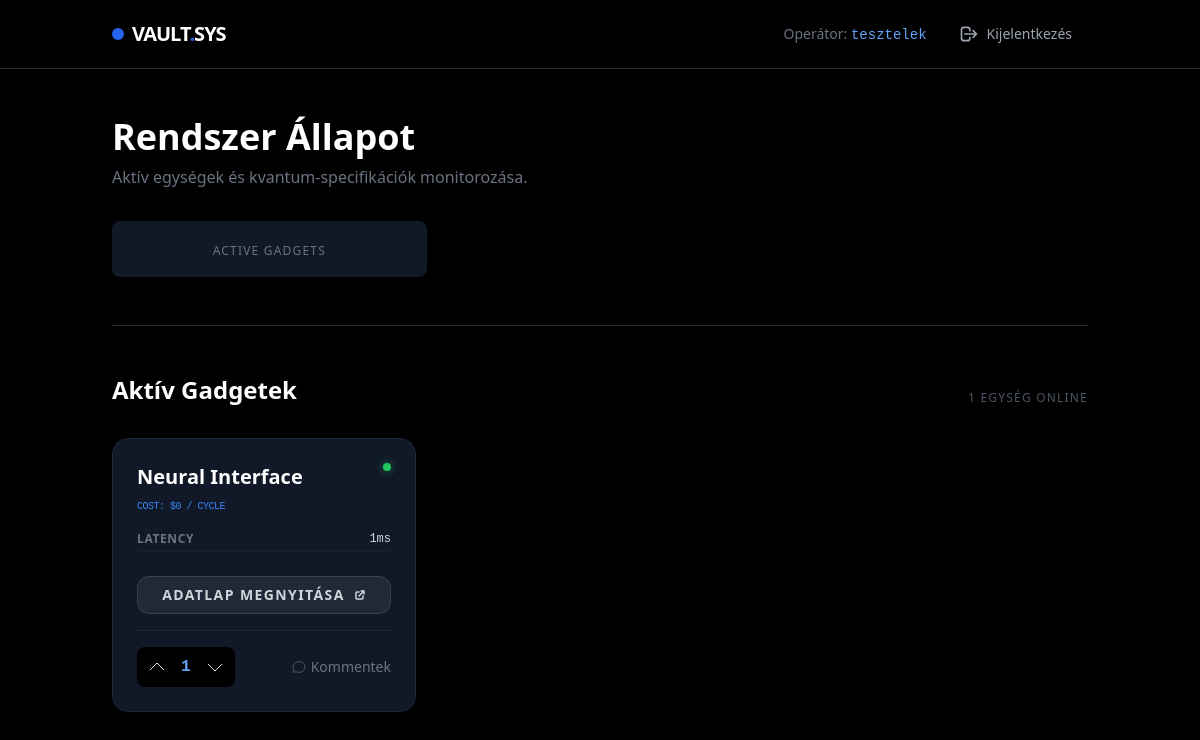
The app's page / (signed in) with its own data.
### apps/challenges/models.py (models this page shows, shortened)
class Gadget(models.Model):
    name = models.CharField(max_length=255)
    slug = models.SlugField(unique=True, blank=True)
    specs = models.JSONField(default=dict, blank=True)
    main_image = models.ImageField(upload_to='gadgets/%Y/%m/%d/', null=True, blank=True)
    operating_cost = models.DecimalField(max_digits=15, decimal_places=2, default=0.00)
    operating_cost = models.DecimalField(max_digits=15, decimal_places=2, default=0.00)
    prerequisite = models.ForeignKey(
        'self',
        on_delete=models.SET_NULL,
        null=True,
        blank=True,
        related_name='unlocks'
    )
    readme_content = models.TextField(
        blank=True,
        help_text="Írj Markdown formátumban, mint a GitHubon"
    )
    external_links = models.JSONField(default=list, blank=True)
    created_at = models.DateTimeField(auto_now_add=True)
    @property
    def total_score(self):
        return sum(v.value for v in self.votes.all())

class Vote(models.Model):
    VOTE_CHOICES = ( (1, 'Up'), (-1, 'Down') )
    gadget = models.ForeignKey('Gadget', on_delete=models.CASCADE, related_name='votes')
    user = models.ForeignKey(User, on_delete=models.CASCADE)
    value = models.IntegerField(choices=VOTE_CHOICES)
    class Meta:
        unique_together = ('gadget', 'user') # Egy felhasználó csak egyszer szavazhat egy gadgetre

### apps/challenges/views.py (the view)
# urls.py: path('', DashboardView.as_view(), name='dashboard'),
class DashboardView(View):
    def get(self, request):
        gadgets = Gadget.objects.all().order_by('operating_cost')
        user_unlocked_ids = [g.id for g in gadgets if g.operating_cost == 0]
        return render(request, 'challenges/index.html', {
            'gadgets': gadgets,
            'user_unlocked_ids': user_unlocked_ids
        })

### templates/challenges/index.html (shortened to what this page needs)
{% load static %}
<!DOCTYPE html>
<html lang="hu">
<head>
    <script src="https://cdn.tailwindcss.com"></script>
</head>
<body class="bg-black text-gray-200 font-sans selection:bg-blue-500/30">
    <nav class="sticky top-0 z-50 bg-black/80 backdrop-blur-md border-b border-gray-800">
        <div class="container mx-auto px-6 py-4 flex justify-between items-center">
            <div class="flex items-center space-x-2">
                <div class="w-3 h-3 bg-blue-600 rounded-full animate-pulse"></div>
                <span class="text-xl font-black tracking-tighter text-white">VAULT<span class="text-blue-600">.</span>SYS</span>
            </div>
            <div class="hidden md:flex items-center space-x-8">
                {% if user.is_authenticated %}
                    <div class="flex items-center space-x-4">
                        <span class="text-sm text-gray-500">Operátor: <span class="text-blue-400 font-mono">{{ user.username }}</span></span>
                        {% include "partials/_logout_button.html" %}
                    </div>
                {% else %}
                    <a href="{% url 'accounts:login' %}" class="text-sm font-medium hover:text-white transition">Bejelentkezés</a>
                    <a href="{% url 'accounts:register' %}" class="bg-blue-600 hover:bg-blue-700 text-white px-5 py-2 rounded-full text-sm font-bold transition">Regisztráció</a>
                {% endif %}
            </div>
        </div>
    </nav>
    <main class="container mx-auto px-6 py-12">
        <section class="mb-12">
            <h1 class="text-4xl font-extrabold text-white mb-2">Rendszer Állapot</h1>
            <p class="text-gray-500 mb-8">Aktív egységek és kvantum-specifikációk monitorozása.</p>
            {% include "partials/_stat_grid.html" with stats=stats %}
        </section>
        <hr class="border-gray-800 mb-12">
        <section>
            <div class="flex justify-between items-end mb-8">
                <h2 class="text-2xl font-bold text-white">Aktív Gadgetek</h2>
                <span class="text-xs text-gray-600 uppercase tracking-widest">{{ gadgets|length }} Egység online</span>
            </div>
            <div class="grid grid-cols-1 md:grid-cols-2 lg:grid-cols-3 gap-8">
                {% for gadget in gadgets %}
                    {% include "partials/_gadget_card.html" with gadget=gadget %}
                {% endfor %}
            </div>
        </section>
    </main>
</body>
</html>

### templates/partials/_gadget_card.html (shortened to what this page needs)
<div class="bg-gray-900 rounded-2xl border border-gray-800 p-6 flex flex-col h-full hover:border-blue-500/50 transition-all duration-300 group shadow-lg relative overflow-hidden">
    <div class="flex justify-between items-start mb-4">
        <div>
            <h3 class="text-xl font-bold text-white group-hover:text-blue-400 transition-colors">
                {{ gadget.name }}
            </h3>
            <span class="text-[10px] text-blue-500 font-mono uppercase tracking-tighter">
                Cost: ${{ gadget.operating_cost|floatformat:0 }} / Cycle
            </span>
        </div>
        <div class="w-2 h-2 bg-green-500 rounded-full shadow-[0_0_8px_rgba(34,197,94,0.6)]"></div>
    </div>
    <div class="flex-grow">
        <ul class="space-y-2 mb-6">
            {% for key, value in gadget.specs.items|slice:":3" %}
            <li class="flex justify-between text-xs border-b border-gray-800/50 pb-1">
                <span class="text-gray-500 uppercase tracking-wider font-semibold">{{ key }}</span>
                <span class="text-gray-300 font-mono">{{ value }}</span>
            </li>
            {% endfor %}
        </ul>
    </div>
    <div class="space-y-4">
        <a href="{% url 'challenges:detail' gadget.slug %}"
           target="_blank"
           class="block text-center w-full py-2 rounded-xl bg-gray-800 hover:bg-gray-700 text-gray-300 text-sm font-bold transition-all border border-gray-700 uppercase tracking-widest">
            Adatlap megnyitása
            <svg xmlns="http://www.w3.org/2000/svg" class="h-3 w-3 inline ml-1 mb-0.5" fill="none" viewBox="0 0 24 24" stroke="currentColor">
                <path stroke-linecap="round" stroke-linejoin="round" stroke-width="3" d="M10 6H6a2 2 0 00-2 2v10a2 2 0 002 2h10a2 2 0 002-2v-4M14 4h6m0 0v6m0-6L10 14" />
            </svg>
        </a>
        {% include "partials/_interaction_bar.html" with gadget=gadget %}
    </div>
</div>

### templates/partials/_interaction_bar.html
<div class="flex items-center justify-between mt-4 pt-4 border-t border-gray-800">
    <div class="flex items-center space-x-2 bg-black rounded-lg p-1">
        <button onclick="vote({{ gadget.id }}, 1)" class="p-1 hover:text-green-500 transition">
            <svg class="w-6 h-6" fill="none" stroke="currentColor" viewBox="0 0 24 24"><path d="M5 15l7-7 7 7"></path></svg>
        </button>
        <span class="font-mono font-bold text-blue-400" id="score-{{ gadget.id }}">{{ gadget.total_score }}</span>
        <button onclick="vote({{ gadget.id }}, -1)" class="p-1 hover:text-red-500 transition">
            <svg class="w-6 h-6" fill="none" stroke="currentColor" viewBox="0 0 24 24"><path d="M19 9l-7 7-7-7"></path></svg>
        </button>
    </div>
    <button class="text-sm text-gray-500 hover:text-white transition flex items-center">
        <svg class="w-4 h-4 mr-1" fill="none" stroke="currentColor" viewBox="0 0 24 24"><path d="M8 10h.01M12 10h.01M16 10h.01M21 12c0 4.418-4.03 8-9 8a9.863 9.863 0 01-4.255-.949L3 20l1.395-3.72C3.512 15.042 3 13.574 3 12c0-4.418 4.03-8 9-8s9 3.582 9 8z"></path></svg>
        Kommentek
    </button>
</div>

### records on screen
Gadget: name "Neural Interface", operating_cost "0", specs "LATENCY", specs "1ms", total_score "1"

### other values on screen
{{ user.username }} "tesztelek"
{{ gadgets|length }} "1"
